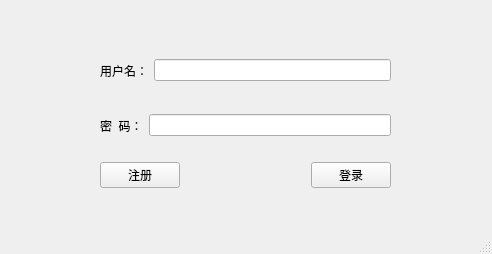
<?xml version="1.0" encoding="UTF-8"?>
<ui version="4.0">
 <class>MainWindow</class>
 <widget class="QMainWindow" name="MainWindow">
  <property name="geometry">
   <rect>
    <x>0</x>
    <y>0</y>
    <width>492</width>
    <height>254</height>
   </rect>
  </property>
  <property name="windowTitle">
   <string>MainWindow</string>
  </property>
  <widget class="QWidget" name="centralwidget">
   <widget class="QWidget" name="horizontalLayoutWidget">
    <property name="geometry">
     <rect>
      <x>100</x>
      <y>40</y>
      <width>291</width>
      <height>61</height>
     </rect>
    </property>
    <layout class="QHBoxLayout" name="horizontalLayout">
     <item>
      <widget class="QLabel" name="label">
       <property name="text">
        <string>用户名：</string>
       </property>
      </widget>
     </item>
     <item>
      <widget class="QLineEdit" name="let_userName"/>
     </item>
    </layout>
   </widget>
   <widget class="QWidget" name="horizontalLayoutWidget_2">
    <property name="geometry">
     <rect>
      <x>100</x>
      <y>100</y>
      <width>291</width>
      <height>51</height>
     </rect>
    </property>
    <layout class="QHBoxLayout" name="horizontalLayout_2">
     <item>
      <widget class="QLabel" name="label_2">
       <property name="text">
        <string>密  码：</string>
       </property>
      </widget>
     </item>
     <item>
      <widget class="QLineEdit" name="let_password"/>
     </item>
    </layout>
   </widget>
   <widget class="QWidget" name="horizontalLayoutWidget_3">
    <property name="geometry">
     <rect>
      <x>100</x>
      <y>150</y>
      <width>291</width>
      <height>51</height>
     </rect>
    </property>
    <layout class="QHBoxLayout" name="horizontalLayout_3">
     <item>
      <widget class="QPushButton" name="btn_register">
       <property name="text">
        <string>注册</string>
       </property>
      </widget>
     </item>
     <item>
      <spacer name="horizontalSpacer">
       <property name="orientation">
        <enum>Qt::Horizontal</enum>
       </property>
       <property name="sizeHint" stdset="0">
        <size>
         <width>40</width>
         <height>20</height>
        </size>
       </property>
      </spacer>
     </item>
     <item>
      <widget class="QPushButton" name="btn_login">
       <property name="text">
        <string>登录</string>
       </property>
      </widget>
     </item>
    </layout>
   </widget>
  </widget>
  <widget class="QStatusBar" name="statusbar"/>
 </widget>
 <resources/>
 <connections/>
</ui>
